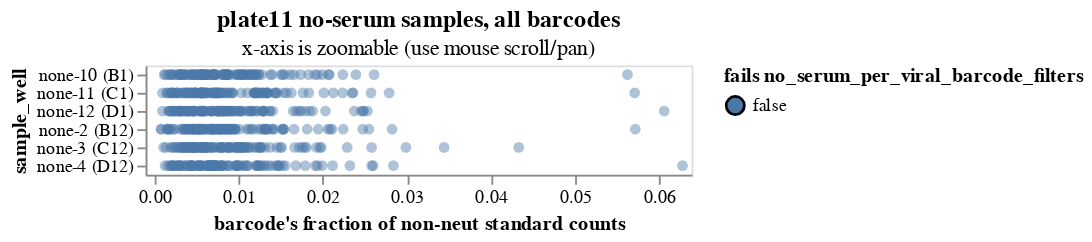
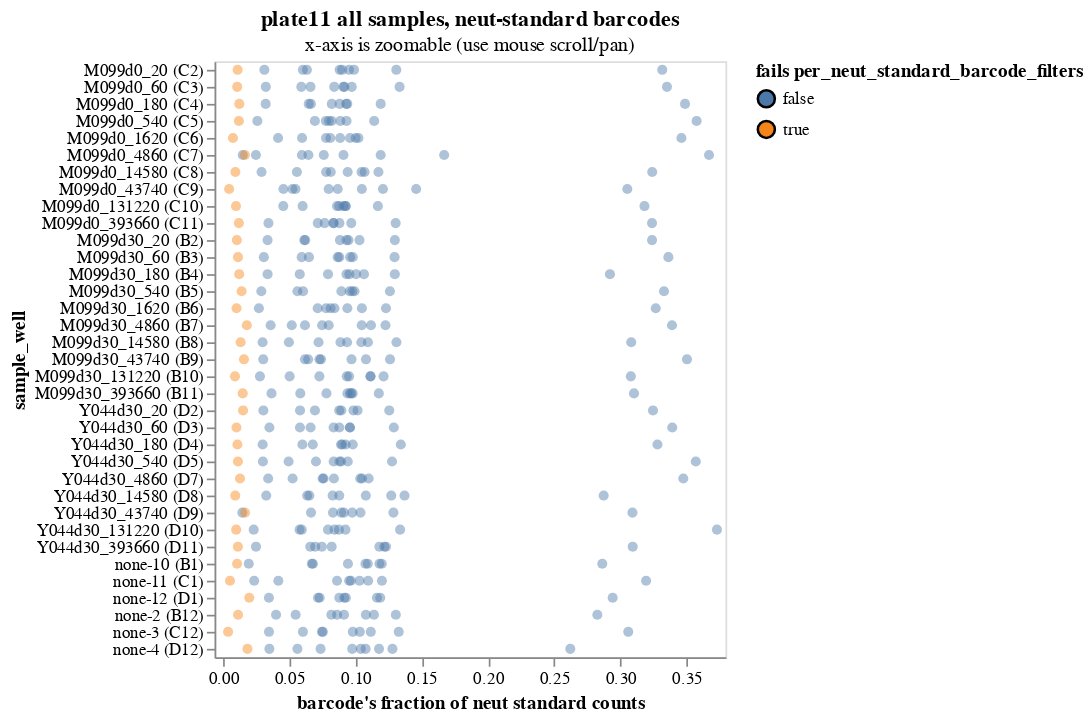

The cell these charts' notebook holds for them, in order:
### Markdown cell above
## Consistency and minimum fractions for barcodes
We examine the fraction of counts attributable to each barcode. We do this splitting the data two ways:

 1. Looking at all viral (but not neut-standard) barcodes only for the no-serum samples (wells).

 2. Looking at just the neut-standard barcodes for all samples (wells).

The reasons is that if the experiment is set up perfectly, these fractions should be the same across all samples for each barcode.
(We do not expect viral barcodes to have consistent fractions across no-serum samples as they will be neutralized differently depending on strain).

We plot these fractions in interactive plots (you can mouseover points and zoom) so you can identify barcodes that fail the expected consistency QC thresholds.

We also make sure the barcodes meet specified QC minimum thresholds for all samples, and flag any that do not.

### Code cell
barcode_selection = alt.selection_point(fields=["barcode"], on="mouseover", empty=False)

# look at all samples for neut standard barcodes, or no-serum samples for all barcodes
for is_neut_standard, df in counts.groupby("neut_standard"):
      
    if is_neut_standard:
        print(f"\n\n{'=' * 89}\nAnalyzing neut-standard barcodes from all samples (wells)")
        qc_name = "per_neut_standard_barcode_filters"
    else:
        print(f"\n\n{'=' * 89}\nAnalyzing all barcodes from no-serum samples (wells)")
        qc_name = "no_serum_per_viral_barcode_filters"
        df = df.query("serum == 'none'")

    df = df.assign(
        sample_counts=lambda x: x.groupby("sample")["count"].transform("sum"),
        count_frac=lambda x: x["count"] / x["sample_counts"],
        median_count_frac=lambda x: x.groupby("barcode")["count_frac"].transform(
            "median"
        ),
        fold_change_from_median=lambda x: numpy.where(
            x["count_frac"] > x["median_count_frac"],
            x["count_frac"] / x["median_count_frac"],
            x["median_count_frac"] / x["count_frac"],
        ),
    )[
        ["barcode", "count", "well", "sample_well", "count_frac", "median_count_frac", "fold_change_from_median"]
        + ([] if is_neut_standard else ["strain"])
    ]

    # barcode fails QC if fails in sufficient wells
    qc = qc_thresholds[qc_name]    
    print(f"Apply QC {qc_name}: {qc}\n")
    fails_qc = (
        df.assign(
            fails_qc=lambda x: ~(
                (x["count_frac"] >= qc["min_frac"])
                & (x["fold_change_from_median"] <= qc["max_fold_change"])
            ),
        )
        .groupby("barcode", as_index=False)
        .aggregate(n_wells_fail_qc=pd.NamedAgg("fails_qc", "sum"))
        .assign(fails_qc=lambda x: x["n_wells_fail_qc"] >= qc["max_wells"])
        [["barcode", "fails_qc"]]
    )
    df = df.merge(fails_qc, on="barcode", validate="many_to_one")

    # make chart
    evenness_chart = (
        alt.Chart(df)
        .add_params(barcode_selection)
        .encode(
            alt.X(
                "count_frac",
                title=(
                    "barcode's fraction of neut standard counts"
                    if is_neut_standard
                    else "barcode's fraction of non-neut standard counts"
                ),
                scale=alt.Scale(nice=False, padding=5),
            ),
            alt.Y("sample_well", sort=sample_wells),
            alt.Fill(
                "fails_qc", 
                title=f"fails {qc_name}",
                legend=alt.Legend(titleLimit=500),
            ),
            strokeWidth=alt.condition(barcode_selection, alt.value(2), alt.value(0)),
            size=alt.condition(barcode_selection, alt.value(60), alt.value(35)),
            tooltip=[
                alt.Tooltip(c, format=".2g") if df[c].dtype == float else c
                for c in df.columns
            ],
        )
        .mark_circle(fillOpacity=0.45, stroke="black", strokeOpacity=1)
        .properties(
            height=alt.Step(10),
            width=300,
            title=alt.TitleParams(
                f"{plate} all samples, neut-standard barcodes"
                if is_neut_standard
                else f"{plate} no-serum samples, all barcodes",
                subtitle="x-axis is zoomable (use mouse scroll/pan)",
            ),
        )
        .configure_axis(grid=False)
        .configure_legend(titleLimit=1000)
        .interactive()
    )

    display(evenness_chart)

    # drop barcodes failing QC
    barcode_drops = list(fails_qc.query("fails_qc")["barcode"])
    print(f"\nDropping {len(barcode_drops)} barcodes for failing {qc=}: {barcode_drops}")
    qc_drops["barcodes"].update(
        {bc: "min_neut_standard_frac_per_well" for bc in barcode_drops}
    )
    counts = counts[~counts["barcode"].isin(qc_drops["barcodes"])]

### Figure 1 — Vega-Lite specification as saved in the notebook (floating-point values rounded to 4 significant figures; data arrays with more than 128 entries replaced by an {"elided": "..."} marker saying what was removed)
{"config": {"view": {"continuousWidth": 300, "continuousHeight": 300}, "axis": {"grid": false}, "legend": {"titleLimit": 1000}}, "data": {"name": "data-e84062721416b5b156f035bc1bc5a9d7"}, "mark": {"type": "circle", "fillOpacity": 0.45, "stroke": "black", "strokeOpacity": 1}, "encoding": {"fill": {"field": "fails_qc", "legend": {"titleLimit": 500}, "title": "fails no_serum_per_viral_barcode_filters", "type": "nominal"}, "size": {"condition": {"param": "param_10", "value": 60, "empty": false}, "value": 35}, "strokeWidth": {"condition": {"param": "param_10", "value": 2, "empty": false}, "value": 0}, "tooltip": [{"field": "barcode", "type": "nominal"}, {"field": "count", "type": "quantitative"}, {"field": "well", "type": "nominal"}, {"field": "sample_well", "type": "nominal"}, {"field": "count_frac", "format": ".2g", "type": "quantitative"}, {"field": "median_count_frac", "format": ".2g", "type": "quantitative"}, {"field": "fold_change_from_median", "format": ".2g", "type": "quantitative"}, {"field": "strain", "type": "nominal"}, {"field": "fails_qc", "type": "nominal"}], "x": {"field": "count_frac", "scale": {"nice": false, "padding": 5}, "title": "barcode's fraction of non-neut standard counts", "type": "quantitative"}, "y": {"field": "sample_well", "sort": {"elided": "144 str values"}, "type": "nominal"}}, "height": {"step": 10}, "params": [{"name": "param_10", "select": {"type": "point", "fields": ["barcode"], "on": "mouseover"}}, {"name": "param_11", "select": {"type": "interval", "encodings": ["x", "y"]}, "bind": "scales"}], "title": {"text": "plate11 no-serum samples, all barcodes", "subtitle": "x-axis is zoomable (use mouse scroll/pan)"}, "width": 300, "$schema": "https://vega.github.io/schema/vega-lite/v5.16.3.json", "datasets": {"data-e84062721416b5b156f035bc1bc5a9d7": {"elided": "660 records"}}}

### Figure 2 — Vega-Lite specification as saved in the notebook (floating-point values rounded to 4 significant figures; data arrays with more than 128 entries replaced by an {"elided": "..."} marker saying what was removed)
{"config": {"view": {"continuousWidth": 300, "continuousHeight": 300}, "axis": {"grid": false}, "legend": {"titleLimit": 1000}}, "data": {"name": "data-fa5c2dd01b35e4d691a128f3b7141e69"}, "mark": {"type": "circle", "fillOpacity": 0.45, "stroke": "black", "strokeOpacity": 1}, "encoding": {"fill": {"field": "fails_qc", "legend": {"titleLimit": 500}, "title": "fails per_neut_standard_barcode_filters", "type": "nominal"}, "size": {"condition": {"param": "param_10", "value": 60, "empty": false}, "value": 35}, "strokeWidth": {"condition": {"param": "param_10", "value": 2, "empty": false}, "value": 0}, "tooltip": [{"field": "barcode", "type": "nominal"}, {"field": "count", "type": "quantitative"}, {"field": "well", "type": "nominal"}, {"field": "sample_well", "type": "nominal"}, {"field": "count_frac", "format": ".2g", "type": "quantitative"}, {"field": "median_count_frac", "format": ".2g", "type": "quantitative"}, {"field": "fold_change_from_median", "format": ".2g", "type": "quantitative"}, {"field": "fails_qc", "type": "nominal"}], "x": {"field": "count_frac", "scale": {"nice": false, "padding": 5}, "title": "barcode's fraction of neut standard counts", "type": "quantitative"}, "y": {"field": "sample_well", "sort": {"elided": "144 str values"}, "type": "nominal"}}, "height": {"step": 10}, "params": [{"name": "param_10", "select": {"type": "point", "fields": ["barcode"], "on": "mouseover"}}, {"name": "param_12", "select": {"type": "interval", "encodings": ["x", "y"]}, "bind": "scales"}], "title": {"text": "plate11 all samples, neut-standard barcodes", "subtitle": "x-axis is zoomable (use mouse scroll/pan)"}, "width": 300, "$schema": "https://vega.github.io/schema/vega-lite/v5.16.3.json", "datasets": {"data-fa5c2dd01b35e4d691a128f3b7141e69": {"elided": "350 records"}}}
